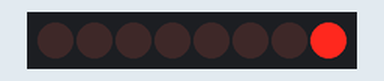
Simulated run of this sketch. Board: ESP32. Parts: 8 shift-register outputs drawn as a row of LEDs (first output left, lit = HIGH). Wiring (inferred from the names in the program): shift register (74HC595): data GPIO 19; shift clock GPIO 25; latch GPIO 32. Wiring (inferred from the signals the program sends): row of LEDs: on Q0, Q1, Q2, Q3, Q4, Q5, Q6, Q7.

Above: at 0.07 s.
At 0.52 s:
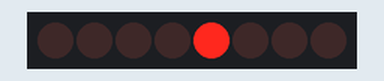
At 0.97 s:
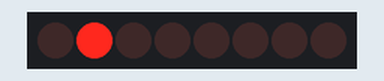
At 1.87 s:
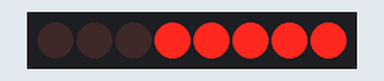
At 3.72 s:
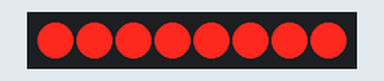
At 4.97 s:
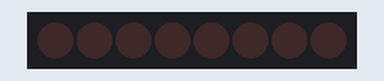
Timing chart, 0 to 6.6 s (numbered marks = the images above):
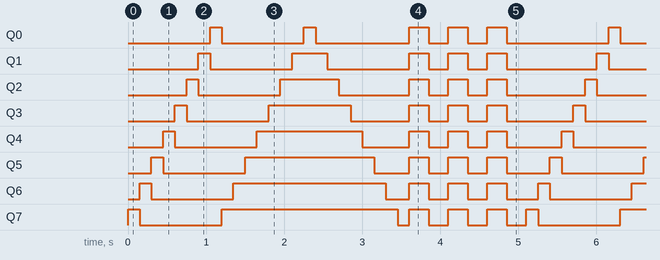

Measured:
- by itself, Q0: repeats every 5.1 s: LOW 1.1 s, HIGH 0.15 s, LOW 1.2 s, 2 × (HIGH 0.25 s, LOW 0.25 s), HIGH 0.25 s, LOW 1.3 s, HIGH 0.15 s
- by itself, Q1: repeats every 5.1 s: LOW 1.1 s, HIGH 0.45 s, LOW 1.1 s, 2 × (HIGH 0.25 s, LOW 0.25 s), HIGH 0.25 s, LOW 1.2 s, HIGH 0.15 s
- by itself, Q2: repeats every 5.1 s: LOW 1.1 s, HIGH 0.75 s, LOW 0.90 s, 2 × (HIGH 0.25 s, LOW 0.25 s), HIGH 0.25 s, LOW 1.0 s, HIGH 0.15 s
- by itself, Q3: repeats every 5.1 s: LOW 1.1 s, HIGH 1.1 s, LOW 0.75 s, 2 × (HIGH 0.25 s, LOW 0.25 s), HIGH 0.25 s, LOW 0.85 s, HIGH 0.15 s
- by itself, Q4: repeats every 5.1 s: LOW 1.1 s, HIGH 1.4 s, LOW 0.60 s, 2 × (HIGH 0.25 s, LOW 0.25 s), HIGH 0.25 s, LOW 0.70 s, HIGH 0.15 s
- by itself, Q5: repeats every 5.1 s: LOW 1.1 s, HIGH 1.7 s, LOW 0.45 s, 2 × (HIGH 0.25 s, LOW 0.25 s), HIGH 0.25 s, LOW 0.55 s, HIGH 0.15 s
- by itself, Q6: repeats every 5.1 s: LOW 1.1 s, HIGH 2.0 s, LOW 0.30 s, 2 × (HIGH 0.25 s, LOW 0.25 s), HIGH 0.25 s, LOW 0.40 s, HIGH 0.15 s
- by itself, Q7: repeats every 5.1 s: LOW 1.1 s, HIGH 2.3 s, LOW 0.15 s, 3 × (HIGH 0.25 s, LOW 0.25 s), HIGH 0.15 s

The sketch:

led_shift_register_test.ino
```cpp
#include <Arduino.h>

// SN74HC595 pins
#define DATA_PIN   19
#define CLOCK_PIN  25
#define LATCH_PIN  32

void writeLEDs(byte value) {
  digitalWrite(LATCH_PIN, LOW);

  // LSBFIRST worked with Q7 LED included
  shiftOut(DATA_PIN, CLOCK_PIN, LSBFIRST, value);

  digitalWrite(LATCH_PIN, HIGH);
}

void setup() {
  pinMode(DATA_PIN, OUTPUT);
  pinMode(CLOCK_PIN, OUTPUT);
  pinMode(LATCH_PIN, OUTPUT);

  writeLEDs(0x00);
}

void loop() {
  // One LED at a time
  for (int i = 0; i < 8; i++) {
    writeLEDs(1 << i);
    delay(150);
  }

  // Fill up LEDs one by one
  for (int i = 0; i < 8; i++) {
    writeLEDs((1 << (i + 1)) - 1);
    delay(150);
  }

  // Empty down LEDs one by one
  for (int i = 7; i >= 0; i--) {
    writeLEDs((1 << i) - 1);
    delay(150);
  }

  // Blink all LEDs
  for (int i = 0; i < 3; i++) {
    writeLEDs(0xFF);
    delay(250);

    writeLEDs(0x00);
    delay(250);
  }
}
```
